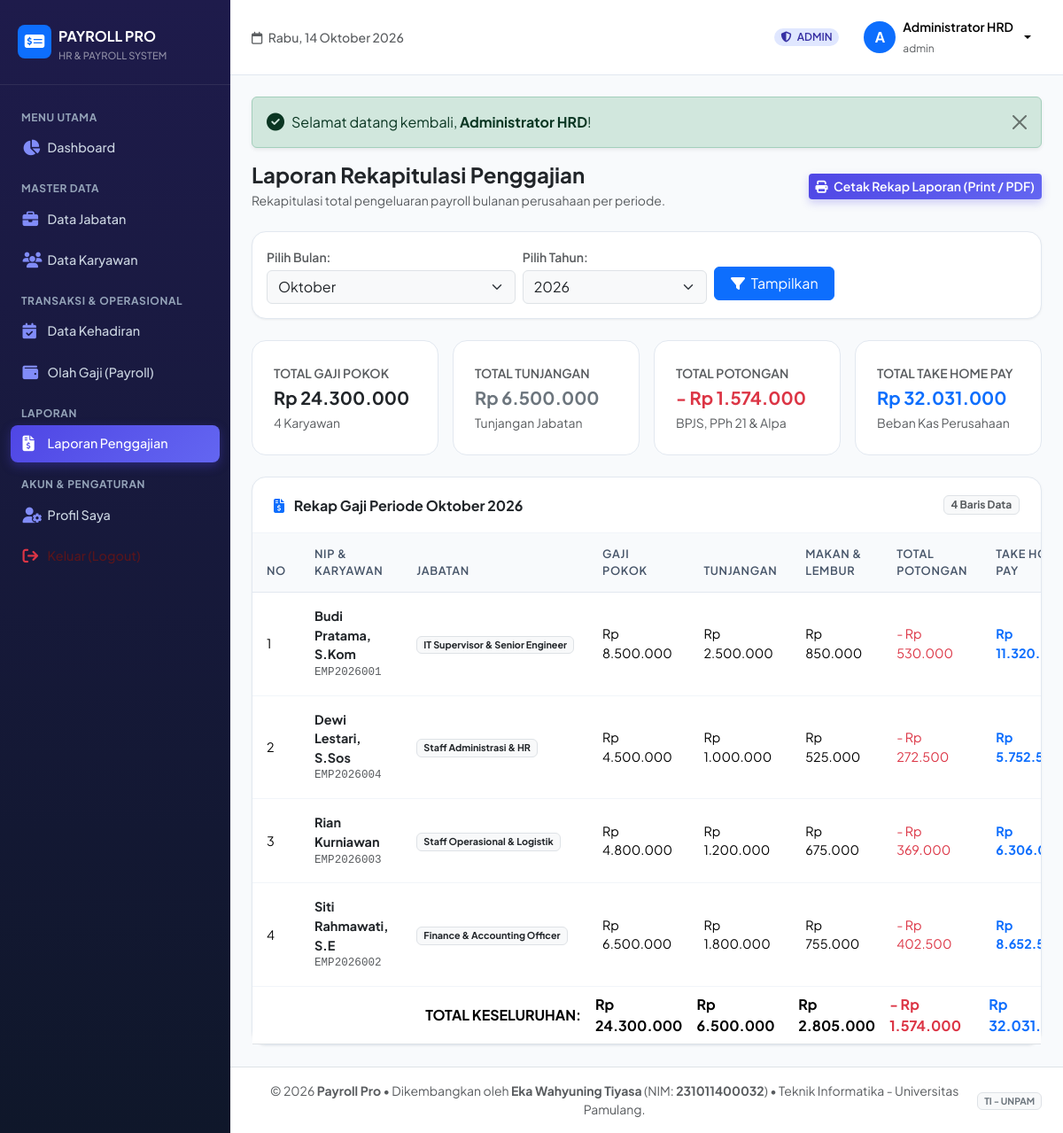
Screenshot of /laporan/index.php (signed in) with the database file from the repository.
### tables this page shows
CREATE TABLE `gaji` (
  `id` INT AUTO_INCREMENT PRIMARY KEY,
  `karyawan_id` INT NOT NULL,
  `bulan` INT NOT NULL,
  `tahun` INT NOT NULL,
  `gaji_pokok` DECIMAL(15,2) NOT NULL DEFAULT 0,
  `tunjangan_jabatan` DECIMAL(15,2) NOT NULL DEFAULT 0,
  `uang_makan` DECIMAL(15,2) NOT NULL DEFAULT 0,
  `insentif_lembur` DECIMAL(15,2) NOT NULL DEFAULT 0,
  `potongan_alpa` DECIMAL(15,2) NOT NULL DEFAULT 0,
  `potongan_bpjs` DECIMAL(15,2) NOT NULL DEFAULT 0,
  `potongan_pph21` DECIMAL(15,2) NOT NULL DEFAULT 0,
  `total_pendapatan` DECIMAL(15,2) NOT NULL DEFAULT 0,
  `total_potongan` DECIMAL(15,2) NOT NULL DEFAULT 0,
  `take_home_pay` DECIMAL(15,2) NOT NULL DEFAULT 0,
  `status` ENUM('Pending', 'Dibayar') NOT NULL DEFAULT 'Pending',
  `tanggal_bayar` DATE DEFAULT NULL,
  `catatan` TEXT DEFAULT NULL,
  `created_at` TIMESTAMP DEFAULT CURRENT_TIMESTAMP,
  UNIQUE KEY `unique_gaji_periode` (`karyawan_id`, `bulan`, `tahun`),
  INDEX (`karyawan_id`),
  CONSTRAINT `fk_gaji_karyawan` FOREIGN KEY (`karyawan_id`) REFERENCES `karyawan` (`id`) ON DELETE CASCADE ON UPDATE CASCADE
);

CREATE TABLE `karyawan` (
  `id` INT AUTO_INCREMENT PRIMARY KEY,
  `user_id` INT NULL,
  `nip` VARCHAR(30) NOT NULL UNIQUE,
  `nama` VARCHAR(100) NOT NULL,
  `email` VARCHAR(100) NOT NULL,
  `jabatan_id` INT NOT NULL,
  `jenis_kelamin` ENUM('Laki-laki', 'Perempuan') NOT NULL DEFAULT 'Laki-laki',
  `no_telepon` VARCHAR(20) DEFAULT NULL,
  `alamat` TEXT DEFAULT NULL,
  `status_kepegawaian` ENUM('Tetap', 'Kontrak', 'Magang') NOT NULL DEFAULT 'Tetap',
  `tanggal_masuk` DATE NOT NULL,
  `no_rekening` VARCHAR(50) NOT NULL,
  `nama_bank` VARCHAR(50) NOT NULL DEFAULT 'BCA',
  `foto` VARCHAR(255) DEFAULT 'default.png',
  `created_at` TIMESTAMP DEFAULT CURRENT_TIMESTAMP,
  INDEX (`jabatan_id`),
  INDEX (`user_id`),
  CONSTRAINT `fk_karyawan_jabatan` FOREIGN KEY (`jabatan_id`) REFERENCES `jabatan` (`id`) ON DELETE RESTRICT ON UPDATE CASCADE,
  CONSTRAINT `fk_karyawan_user` FOREIGN KEY (`user_id`) REFERENCES `users` (`id`) ON DELETE SET NULL ON UPDATE CASCADE
);

CREATE TABLE `jabatan` (
  `id` INT AUTO_INCREMENT PRIMARY KEY,
  `nama_jabatan` VARCHAR(100) NOT NULL,
  `gaji_pokok` DECIMAL(15,2) NOT NULL DEFAULT 0,
  `tunjangan_jabatan` DECIMAL(15,2) NOT NULL DEFAULT 0,
  `uang_makan_per_hari` DECIMAL(15,2) NOT NULL DEFAULT 25000,
  `created_at` TIMESTAMP DEFAULT CURRENT_TIMESTAMP
);

### config/app.php (called while the page is built, shortened)
<?php
function base_url($path = '') {
    $protocol = (!empty($_SERVER['HTTPS']) && $_SERVER['HTTPS'] !== 'off' || (isset($_SERVER['SERVER_PORT']) && $_SERVER['SERVER_PORT'] == 443)) ? "https://" : "http://";
    $host = $_SERVER['HTTP_HOST'] ?? 'localhost';
    $docRoot = realpath($_SERVER['DOCUMENT_ROOT'] ?? '');
    $appRoot = realpath(__DIR__ . '/..');
    $subDir = '';
    if ($docRoot && $appRoot && strpos($appRoot, $docRoot) === 0) {
        $subDir = str_replace('\\', '/', substr($appRoot, strlen($docRoot)));
    } else {
        $script = $_SERVER['SCRIPT_NAME'] ?? '';
        if (stripos($script, '/Aplikasi Gaji') !== false) {
            $subDir = '/Aplikasi Gaji';
        }
    }
    $url = $protocol . $host . rtrim($subDir, '/');
    $path = ltrim($path, '/');
    return $url . ($path !== '' ? '/' . $path : '');
}
function format_rupiah($angka, $with_prefix = true) {
    $angka = floatval($angka);
    $formatted = number_format($angka, 0, ',', '.');
    return $with_prefix ? 'Rp ' . $formatted : $formatted;
}
function bulan_indonesia($bln) {
    $bulan_arr = [
        1 => 'Januari', 2 => 'Februari', 3 => 'Maret', 4 => 'April',
        5 => 'Mei', 6 => 'Juni', 7 => 'Juli', 8 => 'Agustus',
        9 => 'September', 10 => 'Oktober', 11 => 'November', 12 => 'Desember'
    ];
    return $bulan_arr[(int)$bln] ?? '';
}
function daftar_bulan() {
    return [
        1 => 'Januari', 2 => 'Februari', 3 => 'Maret', 4 => 'April',
        5 => 'Mei', 6 => 'Juni', 7 => 'Juli', 8 => 'Agustus',
        9 => 'September', 10 => 'Oktober', 11 => 'November', 12 => 'Desember'
    ];
}

### laporan/index.php (the view, shortened to what this page needs)
<?php
require_once __DIR__ . '/../config/app.php';
$bulan = (int)($_GET['bulan'] ?? date('n'));
$tahun = (int)($_GET['tahun'] ?? date('Y'));
$stmt = $pdo->prepare("SELECT g.*, k.nama as nama_karyawan, k.nip, k.status_kepegawaian, k.nama_bank, k.no_rekening, j.nama_jabatan
    FROM gaji g
    JOIN karyawan k ON g.karyawan_id = k.id
    JOIN jabatan j ON k.jabatan_id = j.id
    WHERE g.bulan = ? AND g.tahun = ?
    ORDER BY k.nama ASC");
$stmt->execute([$bulan, $tahun]);
$laporan = $stmt->fetchAll();
$total_gapok = 0;
$total_tunjangan = 0;
$total_makan_lembur = 0;
$total_potongan = 0;
$total_thp = 0;
foreach ($laporan as $row) {
    $total_gapok += (float)$row['gaji_pokok'];
    $total_tunjangan += (float)$row['tunjangan_jabatan'];
    $total_makan_lembur += ((float)$row['uang_makan'] + (float)$row['insentif_lembur']);
    $total_potongan += (float)$row['total_potongan'];
    $total_thp += (float)$row['take_home_pay'];
}
include __DIR__ . '/../includes/header.php';
?>
<div class="d-md-flex align-items-center justify-content-between mb-4">
    <div>
        <h4 class="fw-bold mb-1 text-dark">Laporan Rekapitulasi Penggajian</h4>
        <p class="text-muted small mb-0">Rekapitulasi total pengeluaran payroll bulanan perusahaan per periode.</p>
    </div>
    <div class="mt-3 mt-md-0">
        <a href="<?= base_url("laporan/cetak.php?bulan={$bulan}&tahun={$tahun}") ?>" target="_blank" class="btn btn-primary-gradient btn-sm">
            <i class="fa-solid fa-print me-1"></i> Cetak Rekap Laporan (Print / PDF)
        </a>
    </div>
</div>
<div class="card-modern p-3 mb-4">
    <form method="GET" action="" class="row g-2 align-items-center">
        <div class="col-12 col-md-4">
            <label class="form-label small fw-semibold text-muted mb-1">Pilih Bulan:</label>
            <select name="bulan" class="form-select bg-light">
                <?php foreach (daftar_bulan() as $num => $nama_bln): ?>
                    <option value="<?= $num ?>" <?= ($bulan === $num) ? 'selected' : '' ?>><?= $nama_bln ?></option>
                <?php endforeach; ?>
            </select>
        </div>
        <div class="col-12 col-md-3">
            <label class="form-label small fw-semibold text-muted mb-1">Pilih Tahun:</label>
            <select name="tahun" class="form-select bg-light">
                <?php for ($y = date('Y') - 2; $y <= date('Y') + 1; $y++): ?>
                    <option value="<?= $y ?>" <?= ($tahun === $y) ? 'selected' : '' ?>><?= $y ?></option>
                <?php endfor; ?>
            </select>
        </div>
        <div class="col-12 col-md-2 mt-md-4 pt-md-1">
            <button type="submit" class="btn btn-primary w-100"><i class="fa-solid fa-filter me-1"></i> Tampilkan</button>
        </div>
    </form>
</div>
<div class="row g-3 mb-4">
    <div class="col-6 col-lg-3">
        <div class="stat-card">
            <span class="text-muted small fw-semibold">TOTAL GAJI POKOK</span>
            <h5 class="fw-bold text-dark my-1"><?= format_rupiah($total_gapok) ?></h5>
            <small class="text-muted"><?= count($laporan) ?> Karyawan</small>
        </div>
    </div>
    <div class="col-6 col-lg-3">
        <div class="stat-card">
            <span class="text-muted small fw-semibold">TOTAL TUNJANGAN</span>
            <h5 class="fw-bold text-secondary my-1"><?= format_rupiah($total_tunjangan) ?></h5>
            <small class="text-muted">Tunjangan Jabatan</small>
        </div>
    </div>
    <div class="col-6 col-lg-3">
        <div class="stat-card">
            <span class="text-muted small fw-semibold">TOTAL POTONGAN</span>
            <h5 class="fw-bold text-danger my-1">- <?= format_rupiah($total_potongan) ?></h5>
            <small class="text-muted">BPJS, PPh 21 & Alpa</small>
        </div>
    </div>
    <div class="col-6 col-lg-3">
        <div class="stat-card">
            <span class="text-muted small fw-semibold">TOTAL TAKE HOME PAY</span>
            <h5 class="fw-bold text-primary my-1"><?= format_rupiah($total_thp) ?></h5>
            <small class="text-muted">Beban Kas Perusahaan</small>
        </div>
    </div>
</div>
<div class="card-modern">
    <div class="card-header-clean d-flex align-items-center justify-content-between">
        <h6 class="fw-bold mb-0 text-dark">
            <i class="fa-solid fa-file-invoice-dollar text-primary me-2"></i> Rekap Gaji Periode <?= bulan_indonesia($bulan) . ' ' . $tahun ?>
        </h6>
        <span class="badge bg-light text-muted border"><?= count($laporan) ?> Baris Data</span>
    </div>
    <div class="table-responsive">
        <table class="table table-modern align-middle">
            <thead>
                <tr>
                    <th style="width: 50px;">No</th>
                    <th>NIP & Karyawan</th>
                    <th>Jabatan</th>
                    <th>Gaji Pokok</th>
                    <th>Tunjangan</th>
                    <th>Makan & Lembur</th>
                    <th>Total Potongan</th>
                    <th>Take Home Pay</th>
                </tr>
            </thead>
            <tbody>
                <?php if (empty($laporan)): ?>
                    <tr>
                        <td colspan="9" class="text-center py-5 text-muted">
                            <i class="fa-solid fa-folder-open fs-2 mb-2 d-block text-secondary"></i>
                            Tidak ada data penggajian untuk periode <?= bulan_indonesia($bulan) . ' ' . $tahun ?>.
                        </td>
                    </tr>
                <?php else: ?>
                    <?php $no = 1; foreach ($laporan as $row): ?>
                        <tr>
                            <td><?= $no++ ?></td>
                            <td>
                                <strong class="text-dark"><?= htmlspecialchars($row['nama_karyawan']) ?></strong>
                                <div class="text-muted small font-monospace"><?= htmlspecialchars($row['nip']) ?></div>
                            </td>
                            <td><span class="badge bg-light text-dark border"><?= htmlspecialchars($row['nama_jabatan']) ?></span></td>
                            <td><?= format_rupiah($row['gaji_pokok']) ?></td>
                            <td><?= format_rupiah($row['tunjangan_jabatan']) ?></td>
                            <td><?= format_rupiah($row['uang_makan'] + $row['insentif_lembur']) ?></td>
                            <td class="text-danger">- <?= format_rupiah($row['total_potongan']) ?></td>
                            <td><strong class="text-primary"><?= format_rupiah($row['take_home_pay']) ?></strong></td>
                        </tr>
                    <?php endforeach; ?>
                <?php endif; ?>
            </tbody>
            <?php if (!empty($laporan)): ?>
                <tfoot class="bg-light fw-bold">
                    <tr>
                        <td colspan="3" class="text-end">TOTAL KESELURUHAN:</td>
                        <td><?= format_rupiah($total_gapok) ?></td>
                        <td><?= format_rupiah($total_tunjangan) ?></td>
                        <td><?= format_rupiah($total_makan_lembur) ?></td>
                        <td class="text-danger">- <?= format_rupiah($total_potongan) ?></td>
                        <td class="text-primary fs-6"><?= format_rupiah($total_thp) ?></td>
                    </tr>
                </tfoot>
            <?php endif; ?>
        </table>
    </div>
</div>
<?php include __DIR__ . '/../includes/footer.php'; ?>

### assets/css/style.css (style rules this page uses)
:root { --primary: #4f46e5; --primary-hover: #4338ca; --primary-light: #eef2ff; --secondary: #0ea5e9; --accent: #8b5cf6; --success: #10b981; --warning: #f59e0b; --danger: #ef4444; --dark-bg: #0f172a; --sidebar-bg: #1e1b4b; --sidebar-hover: #312e81; --card-bg: #ffffff; --text-main: #1e293b; --text-muted: #64748b; --border-color: #e2e8f0; }
body { font-family: 'Plus Jakarta Sans', -apple-system, BlinkMacSystemFont, sans-serif; background-color: #f8fafc; color: var(--text-main); min-height: 100vh; }
.card-modern { background: #ffffff; border: 1px solid var(--border-color); border-radius: 1rem; box-shadow: 0 1px 3px 0 rgba(0, 0, 0, 0.05), 0 1px 2px -1px rgba(0, 0, 0, 0.05); transition: all 0.25s ease; }
.card-header-clean { background: transparent; border-bottom: 1px solid #f1f5f9; padding: 1.25rem 1.5rem; }
.stat-card { position: relative; overflow: hidden; border-radius: 1rem; border: 1px solid var(--border-color); background: #ffffff; padding: 1.5rem; transition: transform 0.2s, box-shadow 0.2s; }
.table-modern { margin-bottom: 0; }
.table-modern thead th { background-color: #f8fafc; color: #475569; font-weight: 600; font-size: 0.8rem; text-transform: uppercase; letter-spacing: 0.05em; border-bottom: 1px solid #e2e8f0; padding: 0.85rem 1rem; }
.table-modern tbody td { padding: 1rem; vertical-align: middle; border-bottom: 1px solid #f1f5f9; font-size: 0.9rem; }
.btn-primary-gradient { background: linear-gradient(135deg, #4f46e5 0%, #6366f1 100%); color: white; border: none; font-weight: 600; box-shadow: 0 4px 10px rgba(79, 70, 229, 0.25); transition: all 0.2s; }

### rows the page displays
gaji: karyawan.nama "Budi Pratama, S.Kom", karyawan.nip "EMP2026001", jabatan.nama_jabatan "IT Supervisor & Senior Engineer", gaji_pokok "Rp 8.500.000", tunjangan_jabatan "Rp 2.500.000", format_rupiah($row['uang_makan'] + $row['insentif_lembur']) "Rp 850.000", total_potongan "Rp 530.000", take_home_pay "Rp…"
gaji: karyawan.nama "Dewi Lestari, S.Sos", karyawan.nip "EMP2026004", jabatan.nama_jabatan "Staff Administrasi & HR", gaji_pokok "Rp 4.500.000", tunjangan_jabatan "Rp 1.000.000", format_rupiah($row['uang_makan'] + $row['insentif_lembur']) "Rp 525.000", total_potongan "Rp 272.500", take_home_pay "Rp…"
gaji: karyawan.nama "Rian Kurniawan", karyawan.nip "EMP2026003", jabatan.nama_jabatan "Staff Operasional & Logistik", gaji_pokok "Rp 4.800.000", tunjangan_jabatan "Rp 1.200.000", format_rupiah($row['uang_makan'] + $row['insentif_lembur']) "Rp 675.000", total_potongan "Rp 369.000", take_home_pay "Rp…"
gaji: karyawan.nama "Siti Rahmawati, S.E", karyawan.nip "EMP2026002", jabatan.nama_jabatan "Finance & Accounting Officer", gaji_pokok "Rp 6.500.000", tunjangan_jabatan "Rp 1.800.000", format_rupiah($row['uang_makan'] + $row['insentif_lembur']) "Rp 755.000", total_potongan "Rp 402.500", take_home_pay "Rp…"

### other values shown
$user['role'] "ADMIN"
substr($user['nama_lengkap'], 0, 1) "A"
$user['nama_lengkap'] "Administrator HRD"
$user['username'] "admin"
$msg "Selamat datang kembali, Administrator HRD !"
format_rupiah($total_gapok) "Rp 24.300.000"
count($laporan) "4"
format_rupiah($total_tunjangan) "Rp 6.500.000"
format_rupiah($total_potongan) "Rp 1.574.000"
format_rupiah($total_thp) "Rp 32.031.000"
bulan_indonesia($bulan) "Oktober"
$tahun "2026"
format_rupiah($total_makan_lembur) "Rp 2.805.000"
format_rupiah($total_thp) "Rp…"
form field bulan "Oktober"
